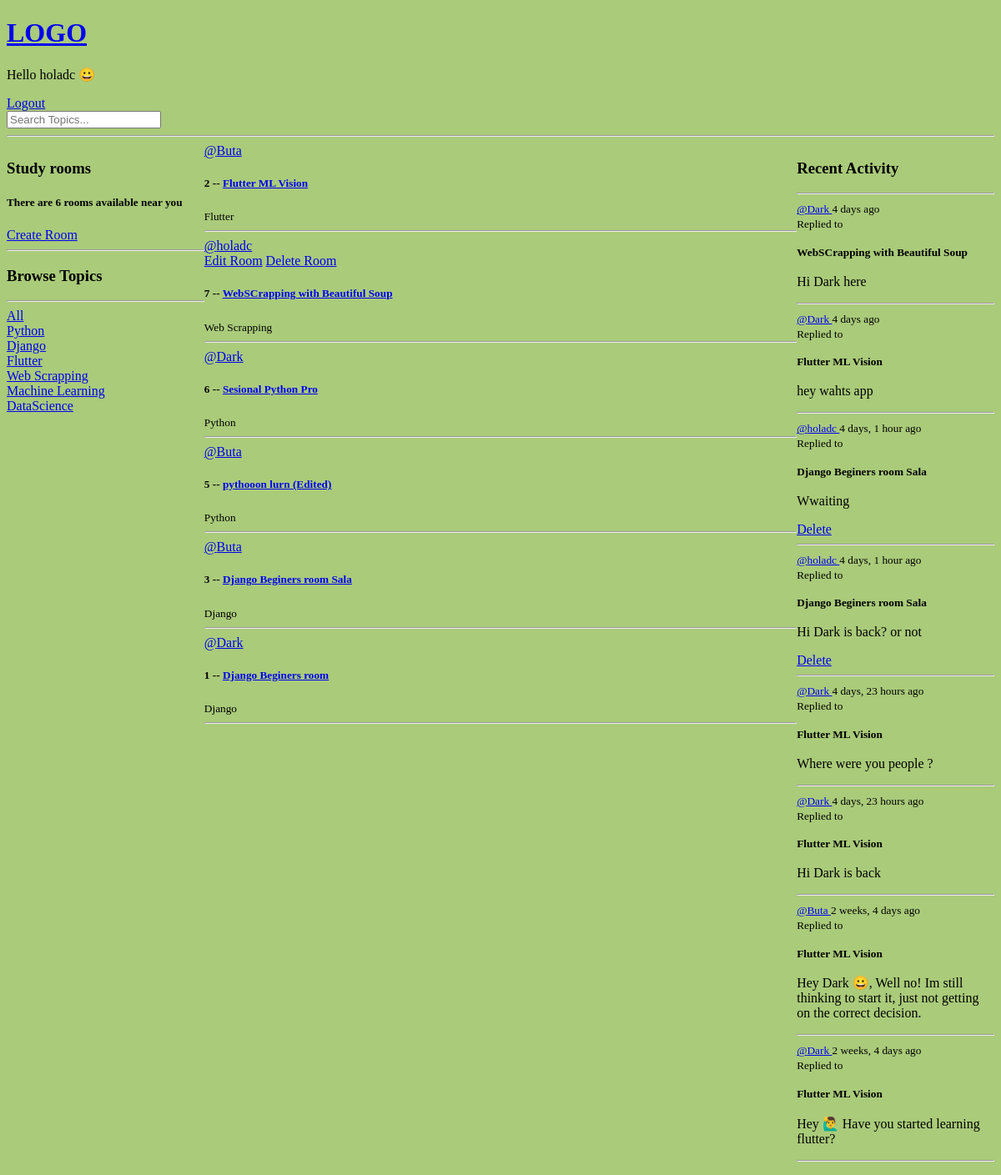
The app's page / (signed in), older data.
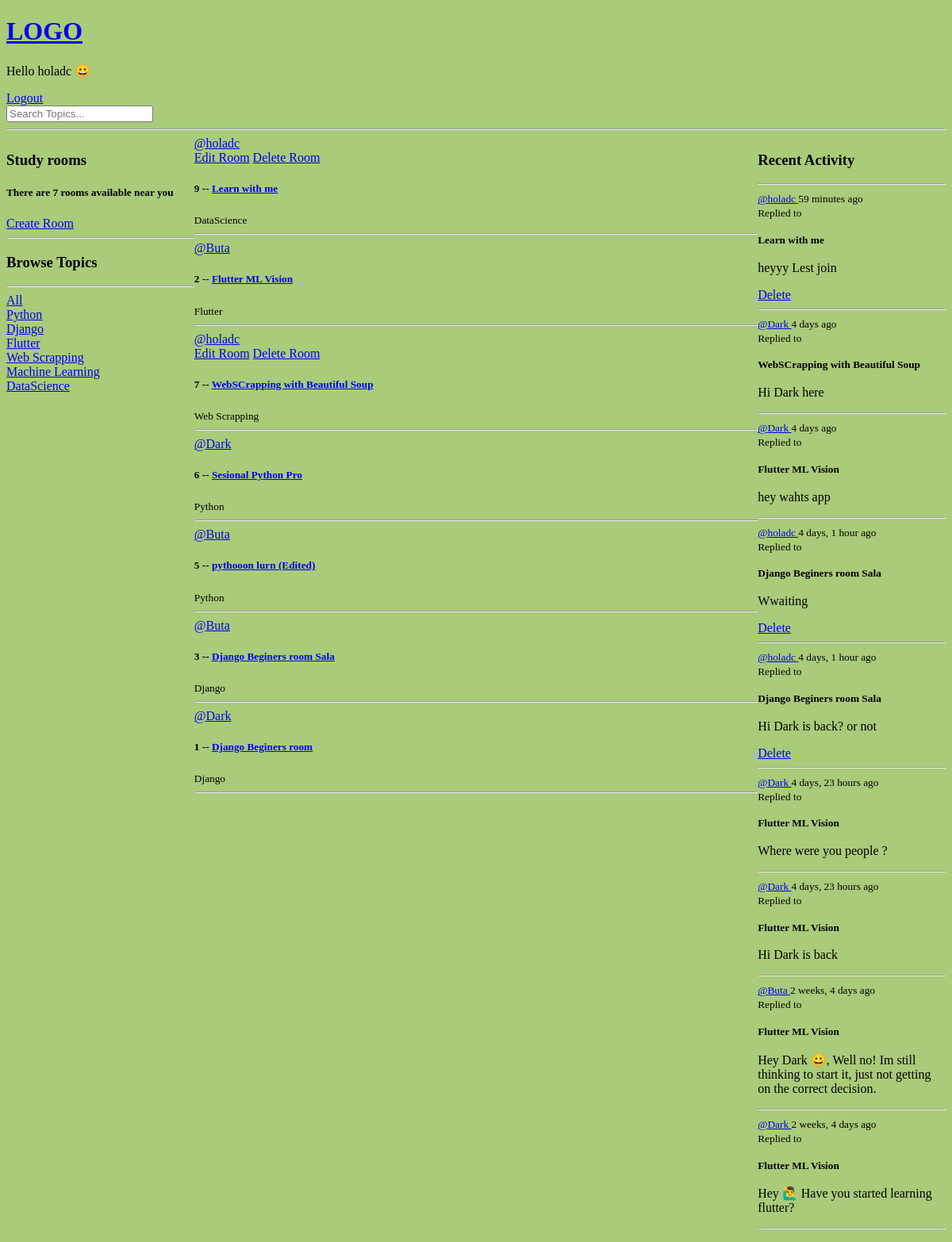
The same page, newer data.
### base/models.py (models this page shows, shortened)
class Topic(models.Model):
    name = models.CharField(max_length=120)

class Room(models.Model):
    host = models.ForeignKey(User, on_delete=models.SET_NULL, null=True)
    topic = models.ForeignKey(Topic, on_delete=models.SET_NULL, null=True)
    name = models.CharField(max_length=120)
    description = models.TextField(null=True, blank=True)
    participants = models.ManyToManyField(
        User, related_name='participants', blank=True)
    update = models.DateTimeField(auto_now=True)
    created = models.DateTimeField(auto_now_add=True)
    def __str__(self):
        return self.name
    class Meta:
        ordering = ['-update', '-created']

class Message(models.Model):
    user = models.ForeignKey(User, on_delete=models.CASCADE)
    room = models.ForeignKey(Room, on_delete=models.CASCADE)
    body = models.TextField()
    update = models.DateTimeField(auto_now=True)
    created = models.DateTimeField(auto_now_add=True)
    def __str__(self):
        return self.body
    class Meta:
        ordering = ['-update', '-created']

### base/views.py (the view)
# urls.py: path('', views.home , name= 'home' ),
@login_required(login_url='login')
def home(request):
    q = request.GET.get('q') if request.GET.get('q') != None else ''
    rooms = Room.objects.filter(Q(topic__name__icontains=q) |
                                Q(name__icontains=q) |
                                Q(description__icontains=q)
                                )  # rooms from Database
    room_count = rooms.count()
    topics = Topic.objects.all()
    room_messages = Message.objects.filter(
        Q(room__topic__name__icontains = q)
    )
    context = {'rooms': rooms, 'topics': topics, 'room_count': room_count,
               'room_messages': room_messages }
    return render(request, 'base/home.html', context)

### base/templates/base/home.html (shortened to what this page needs)
{% extends 'main.html' %}
{% block content%}
<div class="home-container">
    <div>
        <h3>Study rooms</h3>
        <h5>There are {{ room_count}} rooms available near you</h5>
        <a href="create-room">
            Create Room
        </a>
        <hr>
        {% include 'base/topics_components.html' %}
    </div>
    <div>
        {% include 'base/room_components.html' %}
    </div>
    <div>
        {% include 'base/activity_components.html' %}
    </div>
</div>
{% endblock content%}

### base/templates/base/topics_components.html
<h3>Browse Topics</h3>
<hr>
<div>
    <a href="{% url 'home' %}">All</a>
</div>
{% for topic in topics %}
<div>
    <a href="{% url 'home' %}?q={{topic.name}}">{{topic.name}}</a>
</div>
{%endfor %}

### base/templates/base/room_components.html
<div>
    {% for room in rooms %}
    <div>
        <a href="{% url 'user-profile' room.host.id %}">@{{room.host.username}}</a>
        <br>
        {% if request.user == room.host %}
        <a href="{% url 'update-room' room.id %}">Edit Room</a>
        <a href="{% url 'delete-room' room.id %}"> Delete Room</a>
        {% endif %}
        <h5> {{room.id}} -- <a href="{% url 'room' room.id %}"> {{room.name}} </a> </h5>
        <small>{{room.topic.name}}</small>
        <hr>
    </div>
    {% endfor %}
</div>

### base/templates/base/activity_components.html
<h3>Recent Activity</h3>
<hr>
{% for message in room_messages %}
<div>
    <small> <a href="{% url 'user-profile' message.user.id %}"> @{{message.user}} </a>       {{message.created|timesince}} ago</small>
    <br>
    <small>Replied to <h4>{{message.room}}</h4></small>
    <p>{{message}}</p>
    {% if request.user == message.user%}
    <a href="{% url 'delete-message' message.id%}">Delete</a>
    {% endif %}
    <hr>
</div>
{% endfor %}

Row changes from the older to the newer data that the page shows:
added Room: host.username "holadc", shows "Edit Room", id "9", name "Learn with me", topic.name "DataScience"
added Message: user "holadc", created "59 minutes", room "Learn with me", body "heyyy Lest join", shows "Delete"
Text that changed along with them:
{{ room_count }}: "6" → "7"
